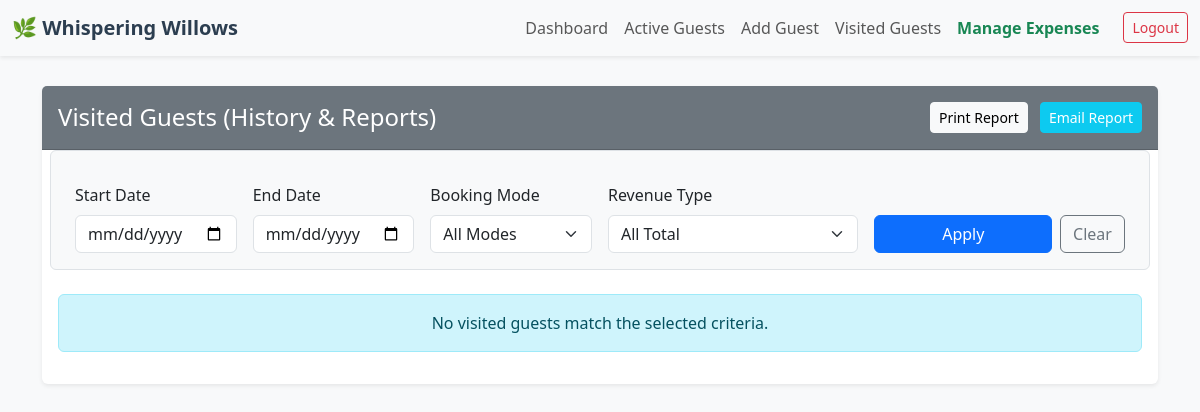
The page /visited-guests/ (signed in) on the database as committed earlier.
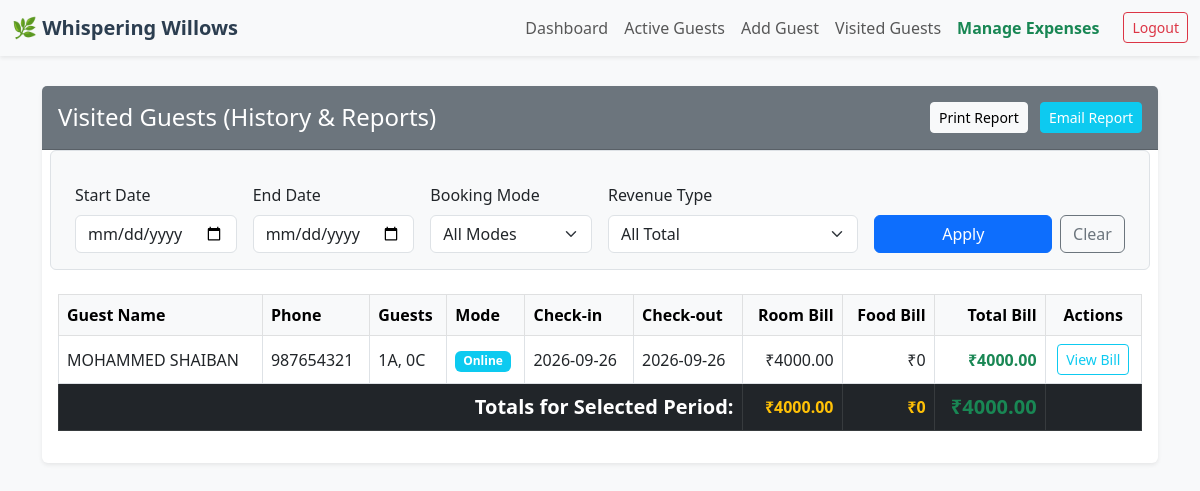
The same page on the database as committed later.
### resort/models.py (models this page shows, shortened)
class Guest(models.Model):
    MODE_CHOICES = (
        ('Online', 'Online'),
        ('Offline', 'Offline'),
    )
    name = models.CharField(max_length=200)
    phone_number = models.CharField(max_length=20)
    mode_of_booking = models.CharField(max_length=20, choices=MODE_CHOICES)
    booked_by = models.CharField(max_length=200, blank=True, null=True, help_text="Required if offline")
    number_of_adults = models.IntegerField(default=1)
    number_of_children = models.IntegerField(default=0)
    extra_bed_needed = models.BooleanField(default=False)
    extra_bed_rate = models.DecimalField(max_digits=10, decimal_places=2, default=Decimal('0.00'))
    check_in_date = models.DateField(default=timezone.now)
    check_out_date = models.DateField(blank=True, null=True)
    is_checked_out = models.BooleanField(default=False)
    PAYMENT_MODE_CHOICES = (
        ('Cash', 'Cash'),
        ('Card', 'Card'),
        ('Online', 'Online'),
    )
    payment_mode = models.CharField(max_length=20, choices=PAYMENT_MODE_CHOICES, blank=True, null=True)
    transaction_id = models.CharField(max_length=100, blank=True, null=True)
    @property
    def daily_room_rate(self):
        base_daily_rate = sum(room.rate_per_day for room in self.bookedroom_set.all())
        if self.extra_bed_needed:
            base_daily_rate += self.extra_bed_rate
        return base_daily_rate
    @property
    def total_room_bill(self):
        if not self.check_out_date:
            return Decimal('0.00')
        days = (self.check_out_date - self.check_in_date).days
        if days <= 0:
            days = 1
        return self.daily_room_rate * days
    @property
    def total_food_bill(self):
        return sum(order.total_amount for order in self.foodcharge_set.all())
    @property
    def total_bill(self):
        return self.total_room_bill + self.total_food_bill

class BookedRoom(models.Model):
    guest = models.ForeignKey(Guest, on_delete=models.CASCADE, null=True, blank=True)
    reservation = models.ForeignKey('channel_manager.Reservation', on_delete=models.CASCADE, null=True, blank=True, related_name='booked_rooms')
    physical_room = models.ForeignKey('channel_manager.PhysicalRoom', on_delete=models.SET_NULL, null=True, blank=True)
    room_type = models.CharField(max_length=100)
    room_number = models.CharField(max_length=50)
    rate_per_day = models.DecimalField(max_digits=10, decimal_places=2)

### resort/views.py (the view, shortened to what this page needs)
# urls.py: path('visited-guests/', views.visited_guests, name='visited_guests'),
@login_required
def visited_guests(request):
    start_date_str = request.GET.get('start_date')
    end_date_str = request.GET.get('end_date')
    mode = request.GET.get('mode')
    revenue_type = request.GET.get('revenue_type', 'all')
    guests = Guest.objects.filter(is_checked_out=True).order_by('-check_out_date')
    if start_date_str:
        try:
            start_date = datetime.datetime.strptime(start_date_str, '%Y-%m-%d').date()
            guests = guests.filter(check_out_date__gte=start_date)
        except ValueError:
            pass
    if end_date_str:
        try:
            end_date = datetime.datetime.strptime(end_date_str, '%Y-%m-%d').date()
            guests = guests.filter(check_out_date__lte=end_date)
        except ValueError:
            pass
    if mode:
        guests = guests.filter(mode_of_booking=mode)
    total_revenue = sum(g.total_bill for g in guests)
    total_room_revenue = sum(g.total_room_bill for g in guests)
    total_food_revenue = sum(g.total_food_bill for g in guests)
    context = {
        'guests': guests,
        'total_revenue': total_revenue,
        'total_room_revenue': total_room_revenue,
        'total_food_revenue': total_food_revenue,
        'start_date': start_date_str,
        'end_date': end_date_str,
        'mode': mode,
        'revenue_type': revenue_type
    }
    return render(request, 'resort/visited_guests.html', context)

### resort/templates/resort/visited_guests.html (shortened to what this page needs)
{% extends 'resort/base.html' %}
{% block content %}
<div class="card shadow-sm mb-4 border-0">
    <div class="card-header bg-secondary text-white d-flex justify-content-between align-items-center py-3">
        <h4 class="mb-0">Visited Guests (History & Reports)</h4>
        <div>
            <button class="btn btn-light btn-sm d-print-none" onclick="window.print()">
                 Print Report
            </button>
            <button type="submit" form="filterForm" name="export" value="email" class="btn btn-info btn-sm d-print-none text-white ms-2">
                 Email Report
            </button>
        </div>
    </div>
    <div class="card-body">
        <form id="filterForm" method="get" class="row g-3 mb-4 p-3 bg-light rounded border d-print-none">
            <div class="col-md-2">
                <label for="start_date" class="form-label font-weight-bold">Start Date</label>
                <input type="date" name="start_date" id="start_date" class="form-control" value="{{ start_date|default_if_none:'' }}">
            </div>
            <div class="col-md-2">
                <label for="end_date" class="form-label font-weight-bold">End Date</label>
                <input type="date" name="end_date" id="end_date" class="form-control" value="{{ end_date|default_if_none:'' }}">
            </div>
            <div class="col-md-2">
                <label for="mode" class="form-label font-weight-bold">Booking Mode</label>
                <select name="mode" id="mode" class="form-select">
                    <option value="">All Modes</option>
                </select>
            </div>
            <div class="col-md-3">
                <label for="revenue_type" class="form-label font-weight-bold">Revenue Type</label>
                <select name="revenue_type" id="revenue_type" class="form-select">
                    <option value="all" {% if revenue_type == 'all' %}selected{% endif %}>All Total</option>
                </select>
            </div>
            <div class="col-md-3 d-flex align-items-end gap-2">
                <button type="submit" class="btn btn-primary w-100">Apply</button>
                <a href="{% url 'visited_guests' %}" class="btn btn-outline-secondary">Clear</a>
            </div>
        </form>
        {% if guests %}
            <div class="table-responsive">
                <table class="table table-hover table-bordered align-middle" id="report-table">
                    <thead class="table-light">
                        <tr>
                            <th>Guest Name</th>
                            <th>Phone</th>
                            <th>Guests</th>
                            <th>Mode</th>
                            <th>Check-in</th>
                            <th>Check-out</th>
                            {% if revenue_type == 'all' or revenue_type == 'room' %}
                            <th class="text-end">Room Bill</th>
                            {% endif %}
                            {% if revenue_type == 'all' or revenue_type == 'food' %}
                            <th class="text-end">Food Bill</th>
                            {% endif %}
                            {% if revenue_type == 'all' %}
                            <th class="text-end">Total Bill</th>
                            {% endif %}
                            <th class="text-center">Actions</th>
                        </tr>
                    </thead>
                    <tbody>
                        {% for guest in guests %}
                        <tr>
                            <td>{{ guest.name }}</td>
                            <td>{{ guest.phone_number }}</td>
                            <td>{{ guest.number_of_adults }}A, {{ guest.number_of_children }}C</td>
                            <td>
                                <span class="badge {% if guest.mode_of_booking == 'Online' %}bg-info{% else %}bg-secondary{% endif %}">
                                    {{ guest.mode_of_booking }}
                                </span>
                            </td>
                            <td>{{ guest.check_in_date|date:"Y-m-d" }}</td>
                            <td>{{ guest.check_out_date|date:"Y-m-d" }}</td>
                            {% if revenue_type == 'all' or revenue_type == 'room' %}
                            <td class="text-end">₹{{ guest.total_room_bill }}</td>
                            {% endif %}
                            {% if revenue_type == 'all' or revenue_type == 'food' %}
                            <td class="text-end">₹{{ guest.total_food_bill }}</td>
                            {% endif %}
                            {% if revenue_type == 'all' %}
                            <td class="text-end fw-bold text-success">₹{{ guest.total_bill }}</td>
                            {% endif %}
                            <td class="text-center">
                                <a href="{% url 'view_bill' guest.id %}" class="btn btn-sm btn-outline-info d-print-none">View Bill</a>
                            </td>
                        </tr>
                        {% endfor %}
                    </tbody>
                    <tfoot class="table-dark">
                        <tr>
                            <th colspan="6" class="text-end fs-5">Totals for Selected Period:</th>
                            {% if revenue_type == 'all' or revenue_type == 'room' %}
                            <th class="text-end text-warning">₹{{ total_room_revenue }}</th>
                            {% endif %}
                            {% if revenue_type == 'all' or revenue_type == 'food' %}
                            <th class="text-end text-warning">₹{{ total_food_revenue }}</th>
                            {% endif %}
                            {% if revenue_type == 'all' %}
                            <th class="text-end text-success fs-5">₹{{ total_revenue }}</th>
                            {% endif %}
                            <th></th>
                        </tr>
                    </tfoot>
                </table>
            </div>
        {% else %}
            <div class="alert alert-info text-center">
                No visited guests match the selected criteria.
            </div>
        {% endif %}
    </div>
</div>
{% endblock %}

### resort/templates/resort/base.html (shortened to what this page needs)
<!DOCTYPE html>
<html lang="en">
<head>
    <link href="https://cdn.jsdelivr.net/npm/bootstrap@5.3.0/dist/css/bootstrap.min.css" rel="stylesheet">
</head>
<body>
    <nav class="navbar navbar-expand-lg navbar-light bg-light shadow-sm">
        <div class="container-fluid">
            <a class="navbar-brand" href="{% url 'home' %}">🌿 Whispering Willows</a>
            <div class="collapse navbar-collapse" id="navbarNav">
                <ul class="navbar-nav ms-auto">
                    {% if user.is_authenticated %}
                    <li class="nav-item">
                        <a class="nav-link" href="{% url 'home' %}">Dashboard</a>
                    </li>
                    <li class="nav-item">
                        <a class="nav-link" href="{% url 'active_guests' %}">Active Guests</a>
                    </li>
                    <li class="nav-item">
                        <a class="nav-link" href="{% url 'add_guest' %}">Add Guest</a>
                    </li>
                    <li class="nav-item">
                        <a class="nav-link" href="{% url 'visited_guests' %}">Visited Guests</a>
                    </li>
                    <li class="nav-item">
                        <a class="nav-link fw-bold text-success" href="{% url 'manage_expenses' %}">Manage Expenses</a>
                    </li>
                    <li class="nav-item ms-3">
                        <form method="post" action="{% url 'logout' %}">
                            <button type="submit" class="btn btn-outline-danger btn-sm mt-1">Logout</button>
                        </form>
                    </li>
                    {% endif %}
                </ul>
            </div>
        </div>
    </nav>
    <div class="container">
        {% block content %}
        {% endblock %}
    </div>
</body>
</html>

### resort/templates/resort/base.html (style rules this page uses)
body { background-color: #f8f9fa; }
.navbar-brand { font-weight: bold; color: #2c3e50 !important; }
.container { margin-top: 30px; }

Rows that differ between the two databases and show on the page:
added Guest: name "MOHAMMED SHAIBAN", phone_number "987654321", number_of_adults "1", number_of_children "0", mode_of_booking "Online", check_in_date "2026-09-26", check_out_date "2026-09-26", total_room_bill "4000.00", total_food_bill "0", total_bill "4000.00"
Other text that changed with them:
{{ total_room_revenue }}: (not shown) → "4000.00"
{{ total_food_revenue }}: (not shown) → "0"
{{ total_revenue }}: (not shown) → "4000.00"
text no longer shown: "No visited guests match the selected criteria."
text now shown: "Guest Name Phone Guests Mode Check-in Check-out Room Bill Food Bill Total Bill Actions Totals for Selected Period: ₹ ₹ ₹"
